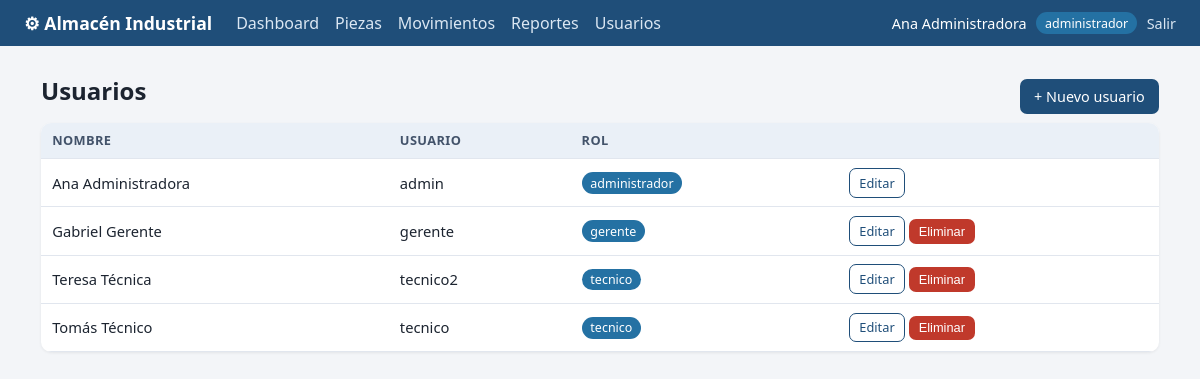
/usuarios (signed in), run on the app's committed database.
### tables this page shows
CREATE TABLE usuarios(
  id INTEGER PRIMARY KEY AUTOINCREMENT,
  nombre TEXT NOT NULL,
  usuario TEXT NOT NULL UNIQUE,
  password_hash TEXT NOT NULL,
  rol TEXT NOT NULL CHECK(rol IN ('administrador','gerente','tecnico'))
);

### app.py (the view)
@app.route("/usuarios")
@login_required("administrador")
def usuarios():
    return render_template("usuarios.html", usuarios=db().execute("SELECT * FROM usuarios ORDER BY rol, nombre").fetchall())

### app.py (called while the page is built)
def db():
    if "db" not in g:
        g.db = sqlite3.connect(DB)
        g.db.row_factory = sqlite3.Row
        g.db.execute("PRAGMA foreign_keys = ON")
    return g.db

def login_required(*roles):
    def deco(f):
        @wraps(f)
        def wrapper(*a, **k):
            if "uid" not in session:
                return redirect(url_for("login"))
            if roles and session["rol"] not in roles:
                abort(403)
            return f(*a, **k)
        return wrapper
    return deco

### templates/usuarios.html (shortened to what this page needs)
{% extends "base.html" %}
{% block content %}
<div class="bar"><h1>Usuarios</h1><a class="btn" href="{{ url_for('usuario_form') }}">+ Nuevo usuario</a></div>
<table>
  <tr><th>Nombre</th><th>Usuario</th><th>Rol</th><th></th></tr>
  {% for u in usuarios %}
  <tr><td>{{ u.nombre }}</td><td>{{ u.usuario }}</td><td><span class="tag blue">{{ u.rol }}</span></td>
    <td class="actions">
      <a class="btn small ghost" href="{{ url_for('usuario_form', uid=u.id) }}">Editar</a>
      {% if u.id != session.uid %}
      <form method="post" action="{{ url_for('usuario_eliminar', uid=u.id) }}" class="inline"
            onsubmit="return confirm('¿Eliminar a {{ u.nombre }}?')"><button class="btn small danger">Eliminar</button></form>
      {% endif %}
    </td></tr>
  {% endfor %}
</table>
{% endblock %}

### templates/base.html (shortened to what this page needs)
<!doctype html>
<html lang="es">
<head>
  <link rel="stylesheet" href="{{ url_for('static', filename='style.css') }}">
</head>
<body>
{% if session.uid %}
<header>
  <div class="brand">⚙ Almacén Industrial</div>
  <nav>
    <a href="{{ url_for('dashboard') }}">Dashboard</a>
    <a href="{{ url_for('piezas') }}">Piezas</a>
    {% if session.rol in ('administrador', 'gerente') %}
      <a href="{{ url_for('movimientos') }}">Movimientos</a>
      <a href="{{ url_for('reportes') }}">Reportes</a>
    {% endif %}
    {% if session.rol == 'administrador' %}<a href="{{ url_for('usuarios') }}">Usuarios</a>{% endif %}
  </nav>
  <div class="user">{{ session.nombre }} <span class="tag blue">{{ session.rol }}</span>
    <a href="{{ url_for('logout') }}">Salir</a></div>
</header>
{% endif %}
<main>
  {% block content %}{% endblock %}
</main>
</body>
</html>

### static/style.css (style rules this page uses)
:root { --bg:#f3f5f8;--card:#fff;--ink:#1c2430;--muted:#6b7686;--line:#e1e6ee;--brand:#1f4e79;--red:#c0392b;--amber:#d68910;--green:#1e8449;--blue:#2471a3 }
* { box-sizing:border-box }
body { margin:0;font-family:system-ui,Segoe UI,Roboto,sans-serif;background:var(--bg);color:var(--ink) }
header { display:flex;align-items:center;gap:1.5rem;flex-wrap:wrap;background:var(--brand);color:#fff;padding:.7rem 1.5rem }
.brand { font-weight:700;font-size:1.1rem }
nav { display:flex;gap:1rem;flex:1;flex-wrap:wrap }
header a { color:#dbe7f3;text-decoration:none }
.user { font-size:.9rem;display:flex;gap:.6rem;align-items:center }
main { max-width:1150px;margin:1.5rem auto;padding:0 1rem }
h1 { margin:.2rem 0 1rem;font-size:1.5rem }
.bar { display:flex;justify-content:space-between;align-items:center;flex-wrap:wrap;gap:.5rem }
table { width:100%;border-collapse:collapse;background:var(--card);border-radius:10px;overflow:hidden;box-shadow:0 1px 3px #0001;font-size:.92rem }
th,td { padding:.55rem .7rem;text-align:left;border-bottom:1px solid var(--line);vertical-align:middle }
th { background:#eaf0f7;font-size:.8rem;text-transform:uppercase;letter-spacing:.03em;color:#43536a }
.tag { display:inline-block;padding:.15rem .55rem;border-radius:999px;font-size:.78rem;color:#fff;background:var(--muted) }
.tag.blue { background:var(--blue) }
.btn { display:inline-block;background:var(--brand);color:#fff;border:0;border-radius:7px;padding:.5rem .9rem;font-size:.9rem;cursor:pointer;text-decoration:none }
.btn.small { padding:.3rem .6rem;font-size:.8rem }
.btn.ghost { background:#fff;color:var(--brand);border:1px solid var(--brand) }
.btn.danger { background:var(--red) }
.actions { white-space:nowrap }
.inline { display:inline-flex;gap:.3rem;align-items:center;margin:0 }

### data on the page
usuarios: nombre "Ana Administradora", rol "administrador", usuario "admin"
usuarios: nombre "Gabriel Gerente", usuario "gerente", rol "gerente"
usuarios: nombre "Teresa Técnica", usuario "tecnico2", rol "tecnico"
usuarios: nombre "Tomás Técnico", usuario "tecnico", rol "tecnico"
